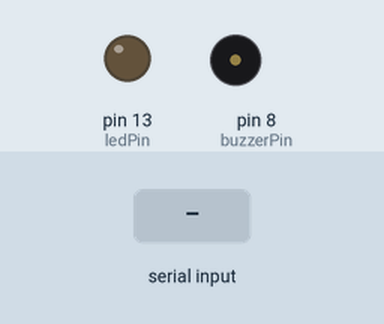
The program below on a simulated Arduino Uno, built with avr-gcc and run on an emulated ATmega328P. Parts: output pins drawn as LEDs (lit = HIGH), buzzer (waves = sounding). Dashed ring = blinking. The test bench sets the inputs (shaded band).

Above: at 1.2 s.
1.3 s: "1" received over Serial
At 1.7 s:
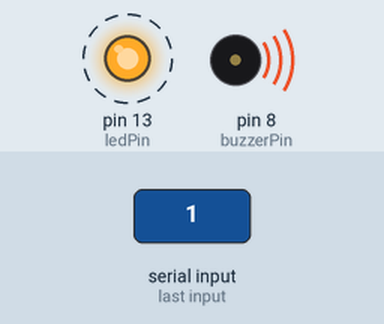
Timing chart, 0 to 10.3 s (numbered marks = the images above; inputs shaded):
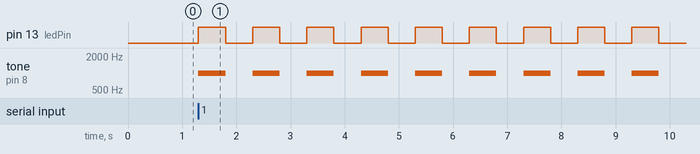

Measured:
- after the input at 1.3 s, pin 13 (ledPin): alternates HIGH for 0.50 s and LOW for 0.50 s, starting at once; tone on pin 8 (buzzerPin): alternates 1000 Hz for 0.50 s and silent for 0.50 s, starting at once

The program:

main.cpp
```cpp
#include <Arduino.h>

const int buzzerPin = 8; // Pin digital para el buzzer
const int ledPin = 13;   // Pin digital para el LED

void setup()
{
  Serial.begin(9600);         // Inicializa la comunicación serial
  pinMode(buzzerPin, OUTPUT); // Configura el pin digital como salida
  pinMode(ledPin, OUTPUT);    // Configura el pin digital como salida
}

void loop()
{
  if (Serial.available() > 0)
  {                             // Verifica si hay datos disponibles en el puerto serial
    tone(buzzerPin, 1000);      // Generar un tono de 1000Hz
    digitalWrite(ledPin, HIGH); // Encender el LED
    delay(500);                 // Mantener el tono por 0.5 segundos

    noTone(buzzerPin);         // Detener el tono
    digitalWrite(ledPin, LOW); // Apagar el LED
    delay(500);                // Esperar 0.5 segundos antes de generar el siguiente tono
  }
}
```
